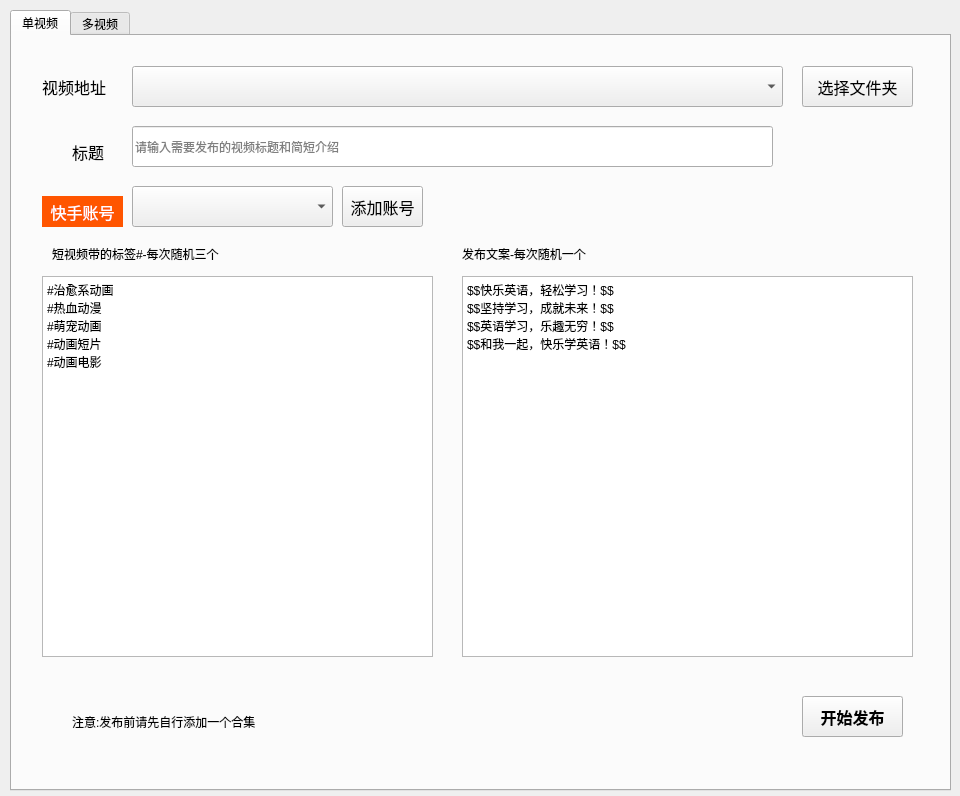
<?xml version="1.0" encoding="UTF-8"?>
<ui version="4.0">
 <class>Form</class>
 <widget class="QWidget" name="Form">
  <property name="geometry">
   <rect>
    <x>0</x>
    <y>0</y>
    <width>960</width>
    <height>796</height>
   </rect>
  </property>
  <property name="windowTitle">
   <string>Form</string>
  </property>
  <widget class="QWidget" name="verticalLayoutWidget">
   <property name="geometry">
    <rect>
     <x>10</x>
     <y>10</y>
     <width>941</width>
     <height>781</height>
    </rect>
   </property>
   <layout class="QVBoxLayout" name="verticalLayout">
    <item>
     <widget class="QTabWidget" name="tabWidget">
      <property name="currentIndex">
       <number>0</number>
      </property>
      <widget class="QWidget" name="tab">
       <attribute name="title">
        <string>单视频</string>
       </attribute>
       <widget class="QLabel" name="label">
        <property name="geometry">
         <rect>
          <x>30</x>
          <y>30</y>
          <width>71</width>
          <height>41</height>
         </rect>
        </property>
        <property name="font">
         <font>
          <pointsize>12</pointsize>
         </font>
        </property>
        <property name="text">
         <string>视频地址</string>
        </property>
       </widget>
       <widget class="QComboBox" name="comboBox_file">
        <property name="geometry">
         <rect>
          <x>120</x>
          <y>30</y>
          <width>651</width>
          <height>41</height>
         </rect>
        </property>
        <property name="font">
         <font>
          <pointsize>10</pointsize>
         </font>
        </property>
       </widget>
       <widget class="QToolButton" name="toolButton_file_select">
        <property name="geometry">
         <rect>
          <x>790</x>
          <y>30</y>
          <width>111</width>
          <height>41</height>
         </rect>
        </property>
        <property name="font">
         <font>
          <pointsize>12</pointsize>
         </font>
        </property>
        <property name="cursor">
         <cursorShape>OpenHandCursor</cursorShape>
        </property>
        <property name="focusPolicy">
         <enum>Qt::NoFocus</enum>
        </property>
        <property name="autoFillBackground">
         <bool>true</bool>
        </property>
        <property name="text">
         <string>选择文件夹</string>
        </property>
       </widget>
       <widget class="QLabel" name="label_2">
        <property name="geometry">
         <rect>
          <x>30</x>
          <y>160</y>
          <width>81</width>
          <height>31</height>
         </rect>
        </property>
        <property name="font">
         <font>
          <pointsize>12</pointsize>
         </font>
        </property>
        <property name="styleSheet">
         <string notr="true">color: rgb(255, 255, 255);
background-color: rgb(255, 85, 0);</string>
        </property>
        <property name="text">
         <string>快手账号</string>
        </property>
        <property name="alignment">
         <set>Qt::AlignCenter</set>
        </property>
       </widget>
       <widget class="QComboBox" name="comboBox_account">
        <property name="geometry">
         <rect>
          <x>120</x>
          <y>150</y>
          <width>201</width>
          <height>41</height>
         </rect>
        </property>
        <property name="placeholderText">
         <string>选择发布的账号</string>
        </property>
       </widget>
       <widget class="QPushButton" name="pushButton_release">
        <property name="geometry">
         <rect>
          <x>790</x>
          <y>660</y>
          <width>101</width>
          <height>41</height>
         </rect>
        </property>
        <property name="font">
         <font>
          <pointsize>12</pointsize>
          <bold>true</bold>
         </font>
        </property>
        <property name="cursor">
         <cursorShape>OpenHandCursor</cursorShape>
        </property>
        <property name="contextMenuPolicy">
         <enum>Qt::DefaultContextMenu</enum>
        </property>
        <property name="autoFillBackground">
         <bool>true</bool>
        </property>
        <property name="text">
         <string>开始发布</string>
        </property>
       </widget>
       <widget class="QPlainTextEdit" name="plainTextEdit_tags">
        <property name="geometry">
         <rect>
          <x>30</x>
          <y>240</y>
          <width>391</width>
          <height>381</height>
         </rect>
        </property>
        <property name="plainText">
         <string>#治愈系动画
#热血动漫
#萌宠动画
#动画短片
#动画电影
</string>
        </property>
       </widget>
       <widget class="QPlainTextEdit" name="plainTextEdit_descris">
        <property name="geometry">
         <rect>
          <x>450</x>
          <y>240</y>
          <width>451</width>
          <height>381</height>
         </rect>
        </property>
        <property name="plainText">
         <string>$$快乐英语，轻松学习！$$
$$坚持学习，成就未来！$$
$$英语学习，乐趣无穷！$$
$$和我一起，快乐学英语！$$</string>
        </property>
       </widget>
       <widget class="QLabel" name="label_3">
        <property name="geometry">
         <rect>
          <x>40</x>
          <y>210</y>
          <width>191</width>
          <height>16</height>
         </rect>
        </property>
        <property name="text">
         <string>短视频带的标签#-每次随机三个</string>
        </property>
       </widget>
       <widget class="QLabel" name="label_4">
        <property name="geometry">
         <rect>
          <x>450</x>
          <y>210</y>
          <width>141</width>
          <height>16</height>
         </rect>
        </property>
        <property name="text">
         <string>发布文案-每次随机一个</string>
        </property>
       </widget>
       <widget class="QLabel" name="label_5">
        <property name="geometry">
         <rect>
          <x>60</x>
          <y>100</y>
          <width>41</width>
          <height>31</height>
         </rect>
        </property>
        <property name="font">
         <font>
          <pointsize>12</pointsize>
         </font>
        </property>
        <property name="text">
         <string>标题</string>
        </property>
       </widget>
       <widget class="QLineEdit" name="lineEdit_title">
        <property name="geometry">
         <rect>
          <x>120</x>
          <y>90</y>
          <width>641</width>
          <height>41</height>
         </rect>
        </property>
        <property name="placeholderText">
         <string>请输入需要发布的视频标题和简短介绍</string>
        </property>
       </widget>
       <widget class="QPushButton" name="pushButton_add_ks">
        <property name="geometry">
         <rect>
          <x>330</x>
          <y>150</y>
          <width>81</width>
          <height>41</height>
         </rect>
        </property>
        <property name="font">
         <font>
          <pointsize>12</pointsize>
         </font>
        </property>
        <property name="text">
         <string>添加账号</string>
        </property>
       </widget>
       <widget class="QLabel" name="label_6">
        <property name="geometry">
         <rect>
          <x>60</x>
          <y>670</y>
          <width>211</width>
          <height>31</height>
         </rect>
        </property>
        <property name="text">
         <string>注意:发布前请先自行添加一个合集</string>
        </property>
       </widget>
      </widget>
      <widget class="QWidget" name="tab_2">
       <attribute name="title">
        <string>多视频</string>
       </attribute>
      </widget>
     </widget>
    </item>
   </layout>
  </widget>
 </widget>
 <resources/>
 <connections/>
</ui>
